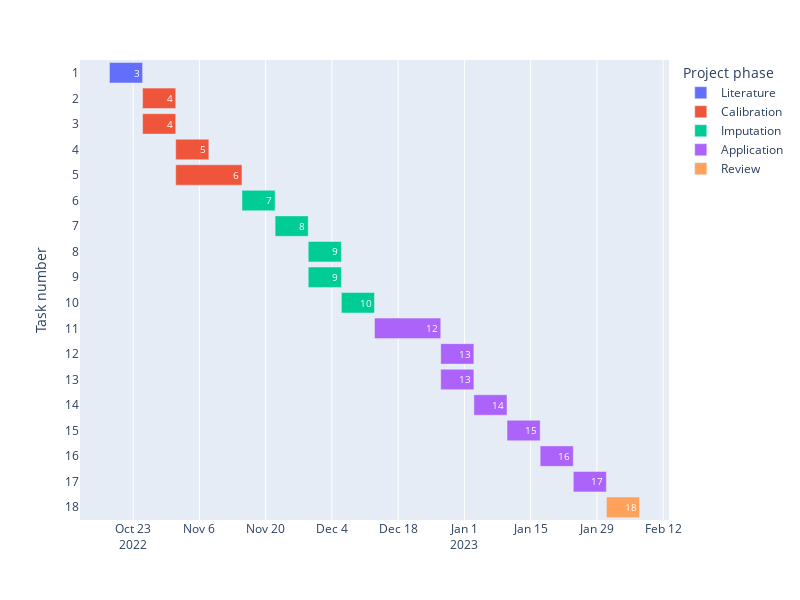

Notebook source saved alongside this figure:
### Code cell
import plotly.express as px
import pandas as pd
import datetime

df = pd.read_csv("gantt_data.csv")

df["Start week"] = df["Complete in week"] - 1
df["Complete by week"] = df["Complete in week"] + df["Duration"] - 1

# Weeks are numbered from 1, where 1 is 2022/10/04.
df["Start date"] = df["Start week"].apply(lambda x: datetime.datetime(2022, 10, 4) + datetime.timedelta(weeks=x)).astype(str)
df["Complete date"] = df["Complete by week"].apply(lambda x: datetime.datetime(2022, 10, 4) + datetime.timedelta(weeks=x)).astype(str)

df["Project phase"] = df.Category
df["Task number"] = df.index + 1
fig = px.timeline(
    df,
    x_start="Start date",
    x_end="Complete date",
    y="Task number",
    color="Project phase",
    text="Complete by week"
)
fig.update_yaxes(autorange="reversed")
fig.update_layout(
    yaxis_tickvals=list(range(1, len(df) + 1)),
)
fig.update_traces(textfont_color="white", textangle=0)
fig.update_layout(width=800, height=600)

import plotly.io as pio

pio.full_figure_for_development(fig, warn=False)
fig.write_image("gantt_chart.pdf",engine="kaleido")
fig

### Figure 1 — Plotly figure (JSON) as saved in the notebook; plotly's stock layout.template omitted (floating-point values rounded to 4 significant figures)
{"data": [{"alignmentgroup": "True", "base": ["2022-10-18"], "hovertemplate": "Project phase=Literature<br>Start date=%{base}<br>Complete date=%{x}<br>Task number=%{y}<br>Complete by week=%{text}<extra></extra>", "legendgroup": "Literature", "marker": {"color": "#636efa"}, "name": "Literature", "offsetgroup": "Literature", "orientation": "h", "showlegend": true, "text": [3], "textangle": 0, "textfont": {"color": "white"}, "textposition": "auto", "type": "bar", "x": [604800000], "xaxis": "x", "y": [1], "yaxis": "y"}, {"alignmentgroup": "True", "base": ["2022-10-25", "2022-10-25", "2022-11-01", "2022-11-01"], "hovertemplate": "Project phase=Calibration<br>Start date=%{base}<br>Complete date=%{x}<br>Task number=%{y}<br>Complete by week=%{text}<extra></extra>", "legendgroup": "Calibration", "marker": {"color": "#EF553B"}, "name": "Calibration", "offsetgroup": "Calibration", "orientation": "h", "showlegend": true, "text": [4, 4, 5, 6], "textangle": 0, "textfont": {"color": "white"}, "textposition": "auto", "type": "bar", "x": [604800000, 604800000, 604800000, 1209600000], "xaxis": "x", "y": [2, 3, 4, 5], "yaxis": "y"}, {"alignmentgroup": "True", "base": ["2022-11-15", "2022-11-22", "2022-11-29", "2022-11-29", "2022-12-06"], "hovertemplate": "Project phase=Imputation<br>Start date=%{base}<br>Complete date=%{x}<br>Task number=%{y}<br>Complete by week=%{text}<extra></extra>", "legendgroup": "Imputation", "marker": {"color": "#00cc96"}, "name": "Imputation", "offsetgroup": "Imputation", "orientation": "h", "showlegend": true, "text": [7, 8, 9, 9, 10], "textangle": 0, "textfont": {"color": "white"}, "textposition": "auto", "type": "bar", "x": [604800000, 604800000, 604800000, 604800000, 604800000], "xaxis": "x", "y": [6, 7, 8, 9, 10], "yaxis": "y"}, {"alignmentgroup": "True", "base": ["2022-12-13", "2022-12-27", "2022-12-27", "2023-01-03", "2023-01-10", "2023-01-17", "2023-01-24"], "hovertemplate": "Project phase=Application<br>Start date=%{base}<br>Complete date=%{x}<br>Task number=%{y}<br>Complete by week=%{text}<extra></extra>", "legendgroup": "Application", "marker": {"color": "#ab63fa"}, "name": "Application", "offsetgroup": "Application", "orientation": "h", "showlegend": true, "text": [12, 13, 13, 14, 15, 16, 17], "textangle": 0, "textfont": {"color": "white"}, "textposition": "auto", "type": "bar", "x": [1209600000, 604800000, 604800000, 604800000, 604800000, 604800000, 604800000], "xaxis": "x", "y": [11, 12, 13, 14, 15, 16, 17], "yaxis": "y"}, {"alignmentgroup": "True", "base": ["2023-01-31"], "hovertemplate": "Project phase=Review<br>Start date=%{base}<br>Complete date=%{x}<br>Task number=%{y}<br>Complete by week=%{text}<extra></extra>", "legendgroup": "Review", "marker": {"color": "#FFA15A"}, "name": "Review", "offsetgroup": "Review", "orientation": "h", "showlegend": true, "text": [18], "textangle": 0, "textfont": {"color": "white"}, "textposition": "auto", "type": "bar", "x": [604800000], "xaxis": "x", "y": [18], "yaxis": "y"}], "layout": {"barmode": "overlay", "height": 600, "legend": {"title": {"text": "Project phase"}, "tracegroupgap": 0}, "margin": {"t": 60}, "width": 800, "xaxis": {"anchor": "y", "domain": [0, 1], "type": "date"}, "yaxis": {"anchor": "x", "autorange": "reversed", "domain": [0, 1], "tickvals": [1, 2, 3, 4, 5, 6, 7, 8, 9, 10, 11, 12, 13, 14, 15, 16, 17, 18], "title": {"text": "Task number"}}}}
